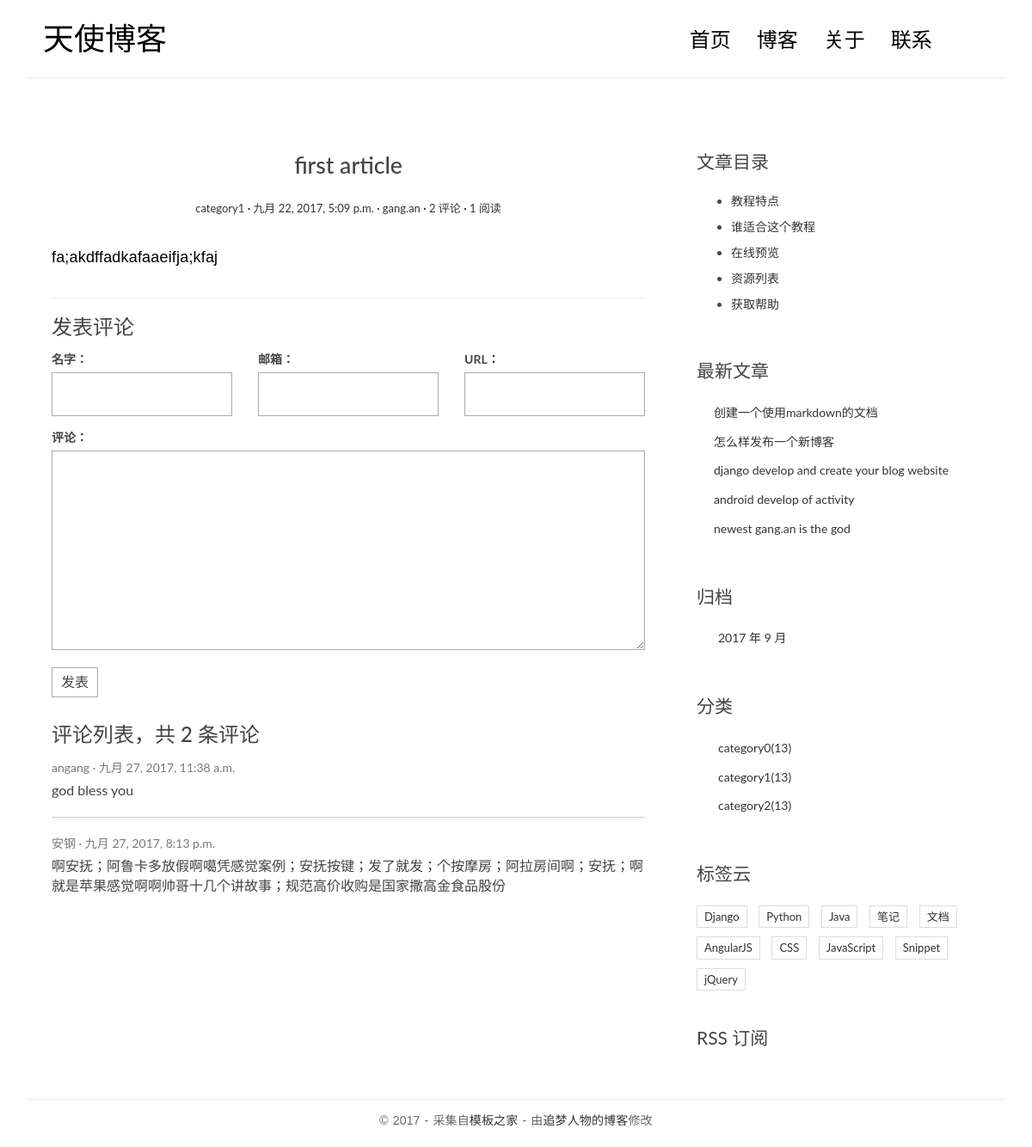
/post/1/, run on an earlier commit of the app's database.
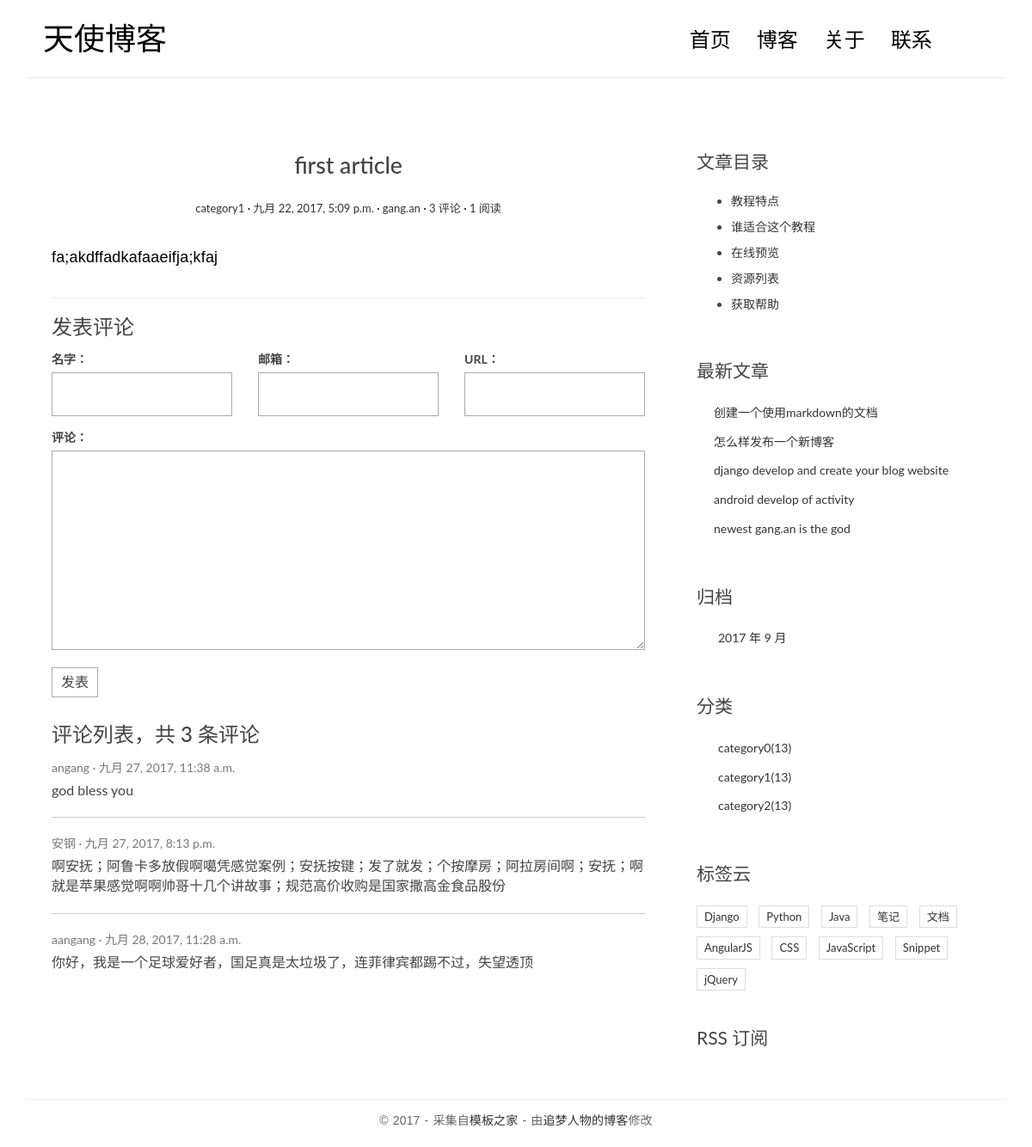
And on a later commit of the database.
### blog/models.py (models this page shows, shortened)
class Post(models.Model):
    title = models.CharField(max_length=70)
    body = models.TextField()
    created_time = models.DateTimeField()
    modified_time = models.DateTimeField()
    excerpt = models.CharField(max_length=200, blank=True)
    category = models.ForeignKey(Category)
    tags = models.ManyToManyField(Tag, blank=True)
    author = models.ForeignKey(User)
    views = models.PositiveIntegerField(default=0)
    def get_absolute_url(self):
        print('detail url:',reverse('blog:detail',kwargs={'pk':self.pk}))
        return reverse('blog:detail',kwargs={'pk':self.pk})
    def increase_views(self):
        self.views += 1
        self.save(update_fields=['views'])

class Category(models.Model):
    name = models.CharField(max_length=100)
    def __str__(self):
        return self.name

### comments/models.py (models this page shows, shortened)
class Comment(models.Model):
    name = models.CharField(max_length=100)
    email = models.EmailField(max_length=255)
    url = models.URLField(blank=True)
    text = models.TextField()
    created_time = models.DateTimeField(auto_now_add=True)
    post = models.ForeignKey('blog.Post')

### blog/views.py (the view)
# urls.py: url(r'post/(?P<pk>[0-9]+)/$',views.detail, name='detail'),
def detail(request,pk):
    print("detail")
    post = get_object_or_404(Post,pk=pk)
    post.increase_views()
    post.body = markdown.markdown(post.body,
                                  extensions=[
                                     'markdown.extensions.extra',
                                     'markdown.extensions.codehilite',
                                     'markdown.extensions.toc',
                                  ])
    form = CommentForm()
    comment_list = post.comment_set.all()
    context = {'post': post,
               'form': form,
               'comment_list': comment_list
               }
    return render(request,'blog/detail.html',context=context)

### comments/forms.py
class CommentForm(forms.ModelForm):
    class Meta:
        model = Comment
        fields = ['name', 'email', 'url', 'text']

### blog/templatetags/blog_tags.py (called while the page is built)
@register.simple_tag
def get_recent_posts(num=5):
    return Post.objects.all().order_by('-created_time')[:num]

@register.simple_tag
def archives():
    return Post.objects.dates('created_time', 'month', order='DESC')

@register.simple_tag
def get_categories():
    return Category.objects.all()

### templates/blog/detail.html (shortened to what this page needs)
{% extends 'base.html' %}
            {% block main%}
                <article class="post post-{{ post.pk }}">
                    <header class="entry-header">
                        <h1 class="entry-title">{{post.title}}</h1>
                        <div class="entry-meta">
                            <span class="post-category"><a href="#">{{post.category}}</a></span>
                            <span class="post-date"><a href="#"><time class="entry-date"
                                                                      datetime={{post.created_time}}>{{post.created_time}}</time></a></span>
                            <span class="post-author"><a href="#">{{post.author}}</a></span>
                            <span class="comments-link"><a href="#">{{ post.comment_set.count }} 评论</a></span>
                            <span class="views-count"><a href="#">{{post.views}} 阅读</a></span>
                        </div>
                    </header>
                    <div class="entry-content clearfix">
                        {{post.body|safe}}
                    </div>
                </article>
                <section class="comment-area" id="comment-area">
                    <hr>
                    <h3>发表评论</h3>
                    <form action="{% url 'comments:post_comment' post.pk %}" method="post" class="comment-form">
                    <div class="row">
                        <div class="col-md-4">
                            <label for="{{ form.name.id_for_label }}">名字：</label>
                            {{ form.name }}
                        </div>
                        <div class="col-md-4">
                            <label for="{{ form.email.id_for_label }}">邮箱：</label>
                            {{ form.email }}
                        </div>
                        <div class="col-md-4">
                            <label for="{{ form.url.id_for_label }}">URL：</label>
                            {{ form.url }}
                        </div>
                        <div class="col-md-12">
                            <label for="{{ form.text.id_for_label }}">评论：</label>
                            {{ form.text }}
                            <button type="submit" class="comment-btn">发表</button>
                        </div>
                    </div>
                    </form>
                    <div class="comment-list-panel">
                        <h3>评论列表，共 <span>{{ post.comment_set.count }}</span> 条评论</h3>
                        <ul class="comment-list list-unstyled">
                            {%for comment in comment_list%}
                            <li class="comment-item">
                                <span class="nickname">{{comment.name}}</span>
                                <time class="submit-date" datetime={{comment.created_time}}>{{comment.created_time}}</time>
                                <div class="text">
                                    {{comment.text}}
                                </div>
                            </li>
                            {% empty %}
                            暂无评论
                            {% endfor %}
                        </ul>
                    </div>
                </section>
            {% endblock main%}
            {% block toc%}
                <div class="widget widget-content">
                    <h3 class="widget-title">文章目录</h3>
                    <ul>
                        <li>
                            <a href="#">教程特点</a>
                        </li>
                        <li>
                            <a href="#">谁适合这个教程</a>
                        </li>
                        <li>
                            <a href="#">在线预览</a>
                        </li>
                        <li>
                            <a href="#">资源列表</a>
                        </li>
                        <li>
                            <a href="#">获取帮助</a>
                        </li>
                    </ul>
                </div>
            {% endblock toc%}

### templates/base.html (shortened to what the changed rows need)
{% load staticfiles %}
{% load blog_tags %}
<!DOCTYPE html>
<html>
<head>
    <link rel="stylesheet" href="{%static 'blog/css/bootstrap.min.css'%}">
    <link rel="stylesheet" href="http://code.ionicframework.com/ionicons/2.0.1/css/ionicons.min.css">
    <link rel="stylesheet" href="{%static 'blog/css/pace.css'%}">
    <link rel="stylesheet" href="{%static 'blog/css/custom.css'%}">
    <link rel="stylesheet" href="{%static 'blog/css/highlights/github.css' %}">
</head>
<body>
<div class="container">
    <header id="site-header">
        <div class="row">
            <div class="col-md-4 col-sm-5 col-xs-8">
                <div class="logo">
                    <h1><a href={% url 'blog:index'%}>天使博客</a></h1>
                </div>
            </div>
        </div>
    </header>
</div>
<div class="content-body">
    <div class="container">
        <div class="row">
            <main class="col-md-8">
                {% block main %}
                {% endblock main %}
            </main>
            <aside class="col-md-4">
                <div class="widget widget-recent-posts">
                    {% get_recent_posts as recent_post_list %}
                    <ul>
                        {% for post in recent_post_list %}
                        <li>
                            <a href="{{ post.get_absolute_url }}">{{ post.title }}</a>
                        </li>
                        {% empty %}
                            暂无文章！
                        {% endfor %}
                    </ul>
                </div>
                <div class="widget widget-archives">
                    {% archives as date_list %}
                    <ul>
                        {% for date in date_list %}
                            <li>
                                <a href={% url 'blog:archives' date.year date.month %}>{{ date.year }} 年 {{ date.month }} 月</a>
                            </li>
                        {% empty %}
                        暂无归档！
                        {% endfor %}
                    </ul>
                </div>
                <div class="widget widget-category">
                    {% get_categories as categories%}
                    <ul>
                        {% for category in categories %}
                        <li>
                            <a href="#">{{category.name}}<span class="post-count">(13)</span></a>
                        </li>
                        {% empty %}
                        暂无分类
                        {% endfor %}
                    </ul>
                </div>
            </aside>
        </div>
    </div>
</div>
</body>
</html>

What changed in the data, as far as the page shows it:
computed for Post "first article": comment_set.count "2" → "3"
added Comment: name "aangang", created_time "九月 28, 2017, 11:28 a.m.", text "你好，我是一个足球爱好者，国足真是太垃圾了，连菲律宾都踢不过，失望透顶"
